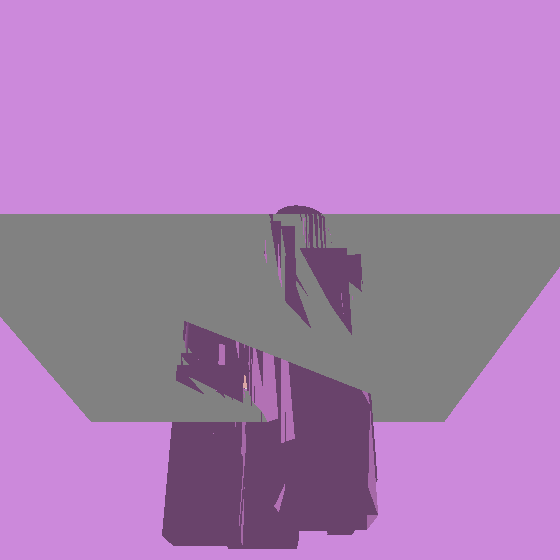
#> input picture atlas_renders/Level1_tex_orbit.gif, 560 x 560 px, given in place of Level3_map.png, which was not available
$ python make_gifs.py
#> lines starting #> are read from the running program, lines starting #| are printed output that depends on the picture; pictures that were not available may be replaced by others from this repository, and a replacement may not be noted
#!/usr/bin/env python3
"""Orbiting camera GIFs for the most complex levels + a 2-panel showcase."""
import sys, os, math
sys.path.insert(0, os.path.dirname(os.path.abspath(__file__)))
from render import render_level
sys.path.insert(0, '/home/evan/.hermes/skills/reverse-engineering/hamsterball-meshworld/scripts')
from meshworld_parser import MeshWorldFile
from PIL import Image, ImageDraw

LVLDIR = '/home/evan/hamsterball-re/originals/installed/extracted/Levels'
OUT = '/home/evan/hamsterball-re/atlas_renders'

def orbit_gif(name, pitch_deg=28, size=560, frames=48, dur=80):
    p = os.path.join(LVLDIR, name + '.MESHWORLD')
    if not os.path.exists(p):
        print('missing', p); return None
    mw = MeshWorldFile.parse(p)
    frames_imgs = []
    for i in range(frames):
        yaw = math.radians(i * 360 / frames)
        img = render_level(mw, yaw, pitch=math.radians(pitch_deg), size=size)
        frames_imgs.append(img)
    path = os.path.join(OUT, f'{name}_orbit.gif')
    frames_imgs[0].save(path, save_all=True, append_images=frames_imgs[1:],
                        duration=dur, loop=0, optimize=False)
    print(f'{name}: {frames} frames -> {path}')
    return path

def showcase():
    # 2-panel: map (top) + iso (bottom) per level, text labeled
    names = ['Level3', 'LevelDark', 'LevelImpossible', 'LevelUp']
    for n in names:
        top = Image.open(os.path.join(OUT, 'png', n + '_map.png')).convert('RGB')
#> top is the input picture: PIL image 560x560 RGB; mean R, G, B 171.1, 126.3, 180.3
        iso = Image.open(os.path.join(OUT, 'png', n + '_iso.png')).convert('RGB')
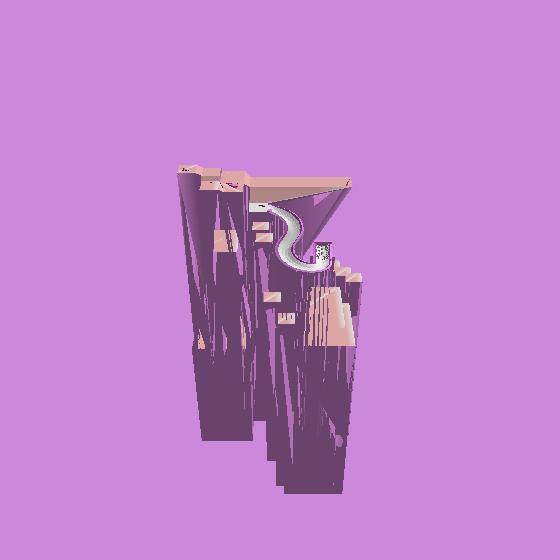
#> input picture atlas_renders/Level1_top_orbit.gif, 560 x 560 px, given in place of Level3_iso.png, which was not available
#> iso is the input picture: PIL image 560x560 RGB; mean R, G, B 193.6, 130.3, 205.7
        top = top.resize((620, 620))
#> top: PIL image 620x620 RGB
        iso = iso.resize((620, 620))
#> iso: PIL image 620x620 RGB
        panel = Image.new('RGB', (640, 1260), (12, 13, 18))
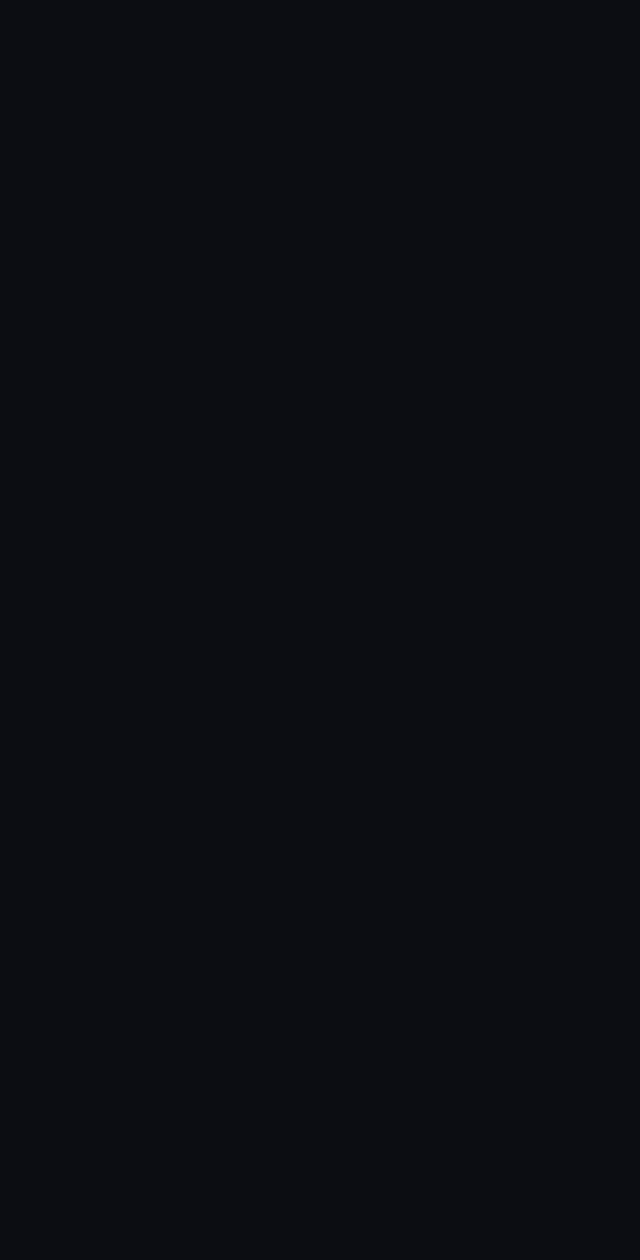
#> panel: PIL image 640x1260 RGB; mean R, G, B 12, 13, 18
        panel.paste(top, (10, 10))
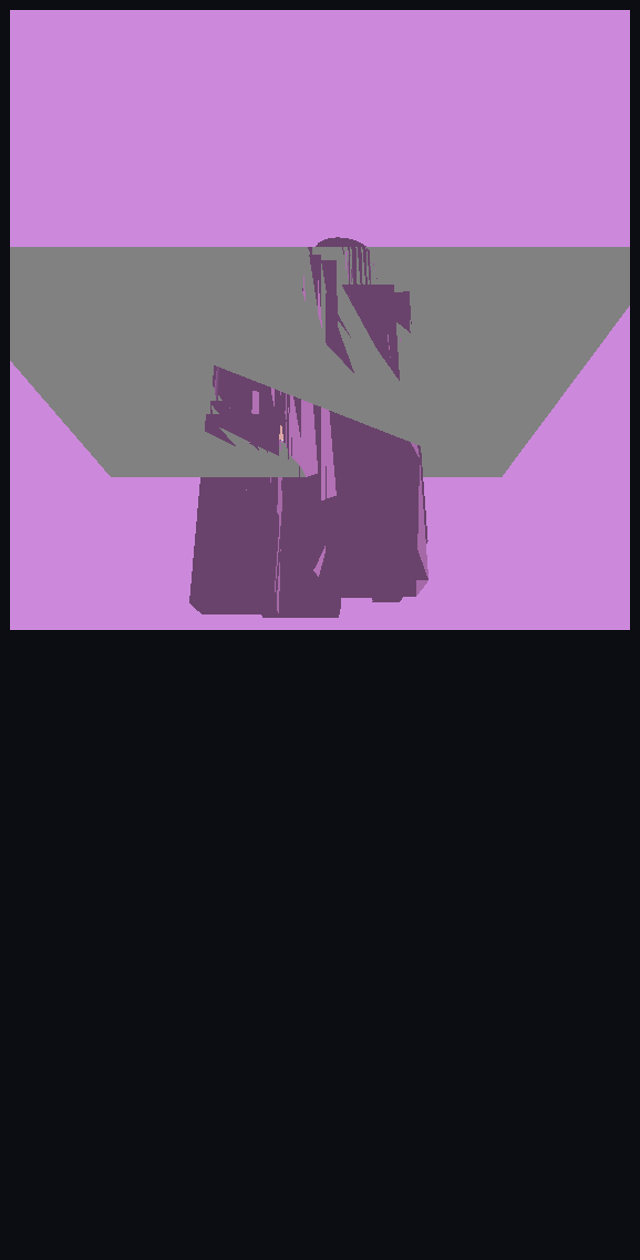
#> panel: PIL image 640x1260 RGB; mean R, G, B 87.9, 67, 95.3
        panel.paste(iso, (10, 640))
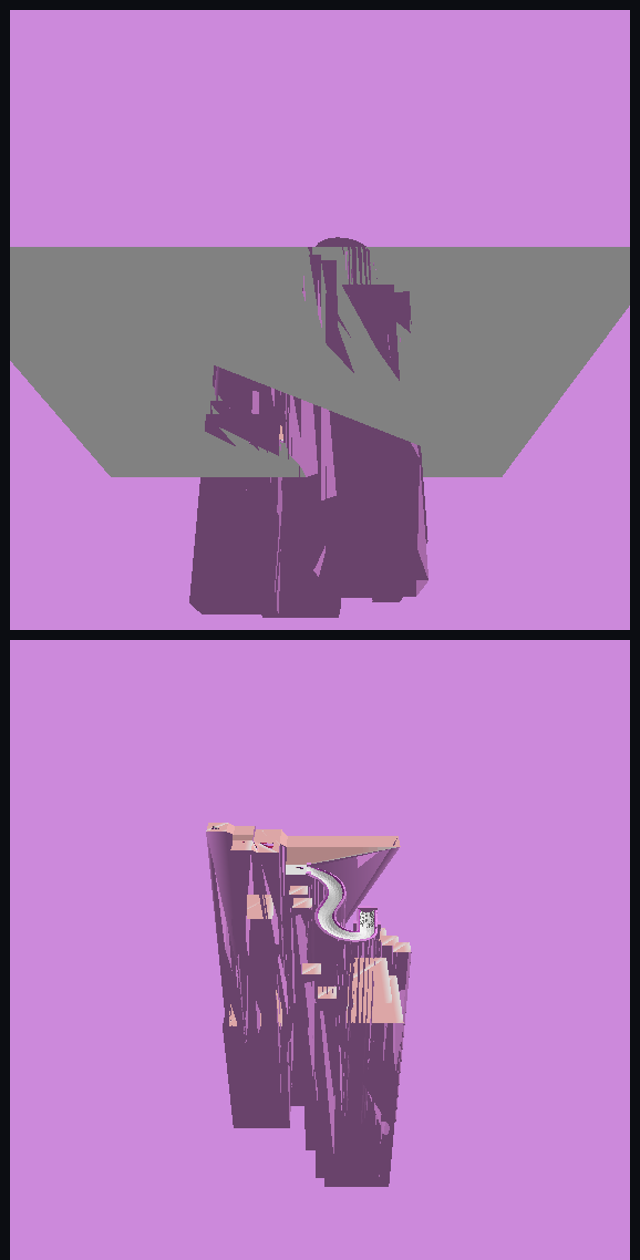
#> panel: PIL image 640x1260 RGB; mean R, G, B 174.4, 123, 184.8
        d = ImageDraw.Draw(panel)
        d.text((16, 1230), f'{n}  top / iso', fill=(255, 255, 255))
        panel.save(os.path.join(OUT, f'{n}_panel.png'))
        print('panel', n)

if __name__ == '__main__':
    for n in ['Level3', 'LevelDark', 'LevelImpossible']:
        orbit_gif(n)
#> (the run stopped early here; a loop or call above may not have finished)
